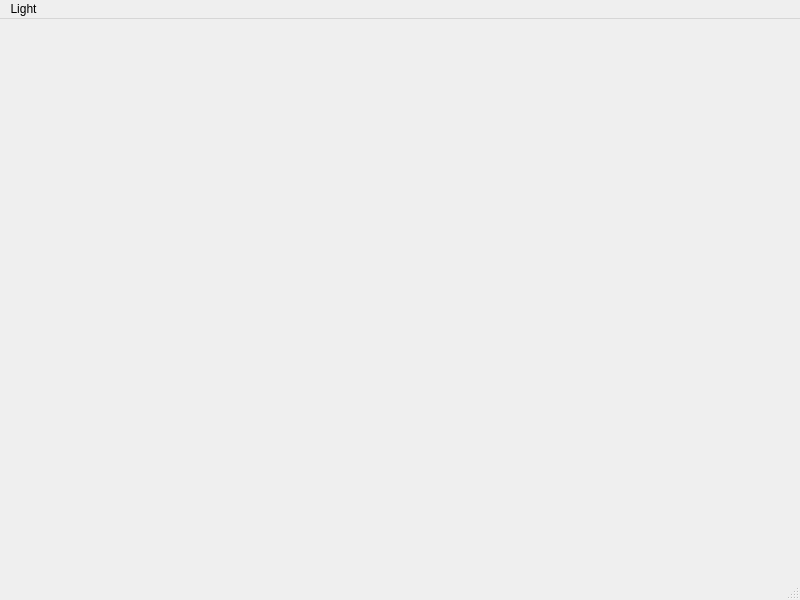
<?xml version="1.0" encoding="UTF-8"?>
<ui version="4.0">
 <class>MainWindow</class>
 <widget class="QMainWindow" name="MainWindow">
  <property name="geometry">
   <rect>
    <x>0</x>
    <y>0</y>
    <width>800</width>
    <height>600</height>
   </rect>
  </property>
  <property name="windowTitle">
   <string>MainWindow</string>
  </property>
  <widget class="QWidget" name="centralwidget">
   <widget class="QWidget" name="verticalLayoutWidget">
    <property name="geometry">
     <rect>
      <x>0</x>
      <y>0</y>
      <width>801</width>
      <height>561</height>
     </rect>
    </property>
    <layout class="QVBoxLayout" name="verticalLayout">
     <item>
      <widget class="Canvas2D" name="Canvas" native="true"/>
     </item>
    </layout>
   </widget>
  </widget>
  <widget class="QMenuBar" name="menubar">
   <property name="geometry">
    <rect>
     <x>0</x>
     <y>0</y>
     <width>800</width>
     <height>25</height>
    </rect>
   </property>
   <widget class="QMenu" name="menuLight">
    <property name="title">
     <string>Light</string>
    </property>
   </widget>
   <addaction name="menuLight"/>
  </widget>
  <widget class="QStatusBar" name="statusbar"/>
 </widget>
 <customwidgets>
  <customwidget>
   <class>Canvas2D</class>
   <extends>QWidget</extends>
   <header>Canvas2D.h</header>
   <container>1</container>
  </customwidget>
 </customwidgets>
 <resources/>
 <connections/>
</ui>
